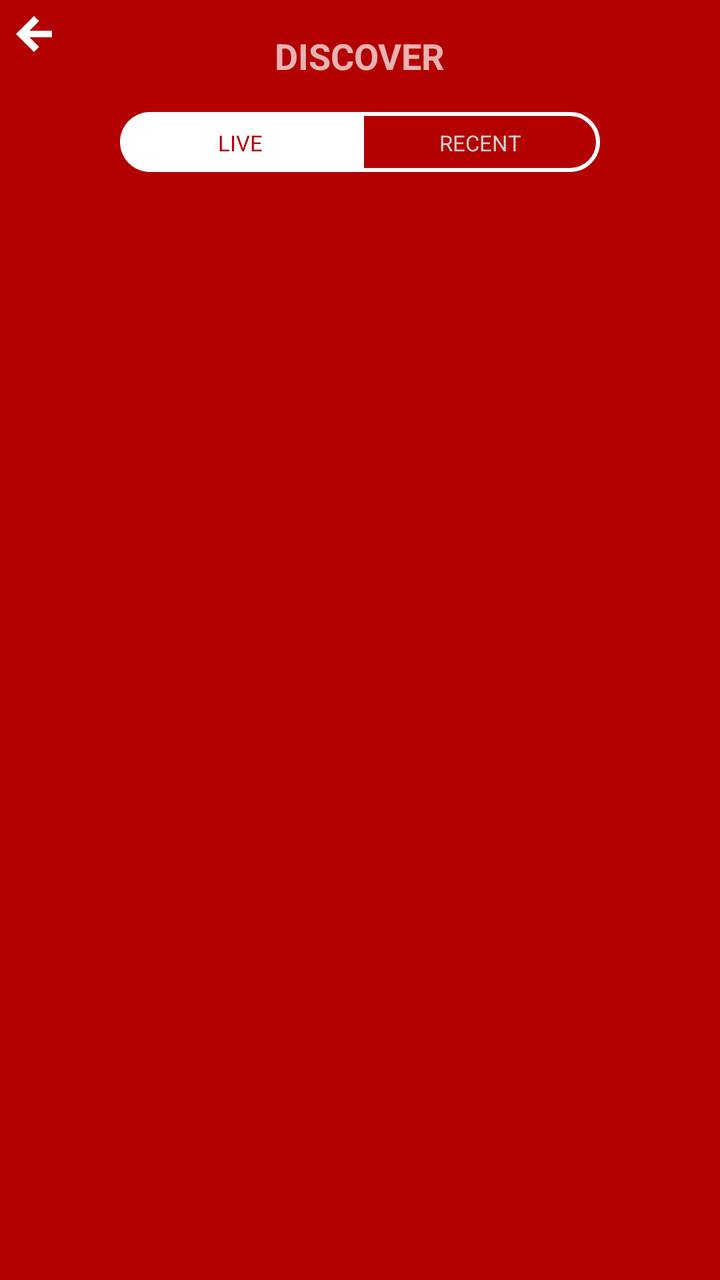
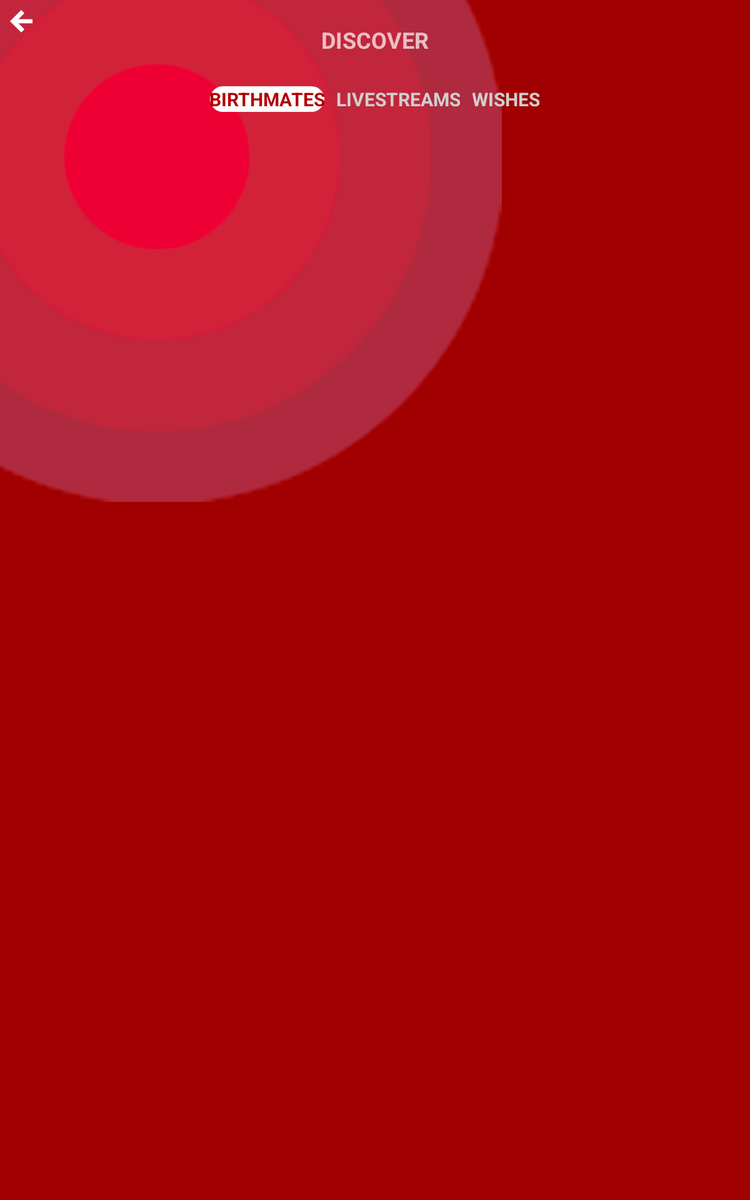

Two renders of one Android screen. The first uses the default layout on a phone; the second uses the alternative layout the repository ships for a different screen configuration, on a matching device. The two XML files are below.
<!-- AndroidManifest.xml: application theme AppTheme -->
<!-- res/layout/fragment_discover_new.xml -->
<?xml version="1.0" encoding="utf-8"?>
<RelativeLayout
    xmlns:android="http://schemas.android.com/apk/res/android"
    android:layout_width="match_parent"
    android:layout_height="match_parent"
    android:background="@color/colorPrimary"
    android:orientation="vertical">


    <RadioGroup
        android:id="@+id/rrgp"
        android:layout_width="match_parent"
        android:layout_height="wrap_content"
        android:layout_centerHorizontal="true"
        android:layout_below="@+id/toolbarHolder"
        android:gravity="center"
        android:orientation="horizontal"
        android:layout_marginRight="120dp">


        <RadioButton
            android:id="@+id/rdoLive"
            android:layout_width="0dp"
            android:layout_height="30dp"
            android:layout_weight="1"
            android:background="@drawable/left_round_drawable"
            android:textColor="@color/checked_state_text_color"
            android:padding="8dp"
            android:gravity="center"
            android:checked="true"
            android:button="@null"
            android:textSize="11dp"
            android:text="LIVE"/>

        <RadioButton
            android:id="@+id/rdoWatched"
            android:layout_width="0dp"
            android:layout_height="30dp"
            android:layout_weight="1"
            android:background="@drawable/right_round_drawable"
            android:textColor="@color/checked_state_text_color"
            android:padding="8dp"
            android:gravity="center"
            android:textSize="11dp"
            android:button="@null"
            android:text="RECENT"
            android:duplicateParentState="true" />
    </RadioGroup>

    <RelativeLayout
        android:id="@+id/toolbarHolder"
        android:layout_width="match_parent"
        android:layout_height="?android:attr/actionBarSize">

        <ImageButton
            android:id="@+id/imgToggleNavigation"
            android:layout_width="wrap_content"
            android:layout_height="wrap_content"
            android:layout_margin="@dimen/default_gap"
            android:background="@drawable/transparent"
            android:src="@drawable/ic_arrow_left" />


        <TextView
            android:layout_width="wrap_content"
            android:layout_height="wrap_content"
            android:layout_centerInParent="true"
            android:text="DISCOVER"
            android:textAppearance="?android:attr/textAppearanceMedium"
            android:textStyle="bold" />

    </RelativeLayout>



    <android.support.v7.widget.RecyclerView
        android:layout_below="@+id/rrgp"
        android:id="@+id/discoverList"
        android:layout_width="match_parent"
        android:layout_height="match_parent"
        android:layout_marginTop="20dp"
        android:layout_marginRight="@dimen/activity_horizontal_margin"
        android:layout_marginLeft="@dimen/activity_horizontal_margin"/>


</RelativeLayout>
<!-- resources referenced by this layout -->
<resources>
  <color name="colorPrimary">#b30000</color>
  <dimen name="activity_horizontal_margin">16dp</dimen>
  <!-- drawable ic_arrow_left: png bitmap (drawable-hdpi, 421 bytes) -->
  <!-- drawable left_round_drawable (drawable) -->
  <?xml version="1.0" encoding="utf-8"?>
  <selector xmlns:android="http://schemas.android.com/apk/res/android">
      <item android:state_checked="true" android:state_pressed="true">
          <shape android:shape="rectangle">
              <corners android:bottomLeftRadius="50dp" android:bottomRightRadius="0dp" android:radius="0dp" android:topLeftRadius="50dp" android:topRightRadius="0dp" />
              <solid android:color="@android:color/white" />
          </shape>
      </item>
  
  
      <item android:state_checked="true">
          <shape android:shape="rectangle">
              <corners android:bottomLeftRadius="50dp" android:bottomRightRadius="0dp" android:radius="0dp" android:topLeftRadius="50dp" android:topRightRadius="0dp" />
              <solid android:color="@android:color/white" />
          </shape>
      </item>
  
  
      <item>
          <shape android:shape="rectangle">
              <stroke android:width="2dp" android:color="@android:color/white" />
              <corners android:bottomLeftRadius="50dp" android:bottomRightRadius="0dp" android:radius="0dp" android:topLeftRadius="50dp" android:topRightRadius="0dp" />
              <solid android:color="@android:color/transparent" />
          </shape>
      </item>
  
  
  </selector>
  <!-- drawable right_round_drawable (drawable) -->
  <?xml version="1.0" encoding="utf-8"?>
  <selector xmlns:android="http://schemas.android.com/apk/res/android">
      <item android:state_checked="true" android:state_pressed="true">
          <shape android:shape="rectangle">
              <corners android:radius="0dp" android:bottomLeftRadius="0dp" android:topLeftRadius="0dp" android:bottomRightRadius="50dp" android:topRightRadius="50dp"/>
              <solid android:color="@android:color/white"/>
          </shape>
      </item>
  
  
      <item android:state_checked="true">
          <shape android:shape="rectangle">
              <corners android:radius="0dp" android:bottomLeftRadius="0dp" android:topLeftRadius="0dp" android:bottomRightRadius="50dp" android:topRightRadius="50dp"/>
              <solid android:color="@android:color/white"/>
          </shape>
      </item>
  
  
      <item>
          <shape android:shape="rectangle">
              <stroke android:color="@android:color/white" android:width="2dp"/>
              <corners android:radius="0dp" android:bottomLeftRadius="0dp" android:topLeftRadius="0dp" android:bottomRightRadius="50dp" android:topRightRadius="50dp"/>
              <solid android:color="@android:color/transparent"/>
          </shape>
      </item>
  
  
  </selector>
  <style name="AppTheme" parent="Theme.AppCompat.NoActionBar">
          <item name="colorPrimary">@color/colorPrimary</item>
          <item name="colorPrimaryDark">@color/colorPrimaryDark</item>
          <item name="colorAccent">@color/colorAccent</item>
      </style>
  <color name="colorPrimaryDark">#a10000</color>
  <color name="colorAccent">#607D8B</color>
</resources>
<!-- res/layout-sw600dp/fragment_discover_new.xml (the repository's variant of the layout above) -->
<!-- drawn on a 7-inch tablet held upright -->
<RelativeLayout xmlns:android="http://schemas.android.com/apk/res/android"
    xmlns:tools="http://schemas.android.com/tools"
    android:layout_width="match_parent"
    android:layout_height="match_parent"
    android:background="@color/colorPrimaryDark"
    tools:context="com.test.mateflick.activity.ActivityUserHome">

    <ImageView
        android:id="@+id/imgTabSelector"
        android:layout_width="match_parent"
        android:layout_height="wrap_content"
        android:layout_marginLeft="-150dp"
        android:layout_marginTop="-150dp"
        android:scaleType="fitStart"
        android:src="@drawable/testred" />

    <RelativeLayout
        android:layout_width="match_parent"
        android:layout_height="?android:attr/actionBarSize">

        <ImageButton
            android:id="@+id/imgToggleNavigation"
            android:layout_width="wrap_content"
            android:layout_height="wrap_content"
            android:layout_margin="@dimen/default_gap"
            android:background="@drawable/transparent"
            android:src="@drawable/ic_arrow_left" />


        <TextView
            android:layout_width="wrap_content"
            android:layout_height="wrap_content"
            android:layout_centerInParent="true"
            android:text="DISCOVER"
            android:textAppearance="?android:attr/textAppearanceMedium"
            android:textStyle="bold" />

    </RelativeLayout>

    

    <RadioGroup
        android:id="@+id/rdoGrpDiscover"
        android:layout_width="match_parent"
        android:layout_height="wrap_content"
        android:layout_marginTop="?android:attr/actionBarSize"
        android:gravity="center"
        android:orientation="horizontal"
        android:paddingTop="5dp">

        <RadioButton
            android:id="@+id/rdoBirthMates"
            style="@style/radio.button.style.tabs"
            android:button="@null"
            android:text="BIRTHMATES"
            android:textSize="15sp"
            tools:checked="true" />

        <RadioButton
            android:id="@+id/rdoLiveStream"
            style="@style/radio.button.style.tabs"
            android:button="@null"
            android:text="LIVESTREAMS"
            android:textSize="15sp" />

        <RadioButton
            android:id="@+id/rdoWishes"
            style="@style/radio.button.style.tabs"
            android:button="@null"
            android:text="WISHES"
            android:textSize="15sp" />
    </RadioGroup>

    <FrameLayout
        android:id="@+id/fragmentHolder"
        android:layout_width="match_parent"
        android:layout_height="match_parent"
        android:layout_below="@+id/rdoGrpDiscover" />

</RelativeLayout>
<!-- resources referenced by the variant -->
<!-- as a 7-inch tablet held upright resolves them -->
<resources>
  <color name="colorPrimaryDark">#a10000</color>
  <!-- drawable ic_arrow_left: png bitmap (drawable-hdpi, 421 bytes) -->
  <!-- drawable testred: png bitmap (drawable, 40779 bytes) -->
  <style name="radio.button.style.tabs" parent="@style/radio.button.style.navigation">
          <item name="android:background">@drawable/tabs_background_drawable</item>
          <item name="android:textAllCaps">true</item>
          <item name="android:layout_width">wrap_content</item>
          <item name="android:padding">@dimen/default_gap</item>
          <item name="android:layout_margin">5dp</item>
      </style>
  <style name="AppTheme" parent="Theme.AppCompat.NoActionBar">
          <item name="colorPrimary">@color/colorPrimary</item>
          <item name="colorPrimaryDark">@color/colorPrimaryDark</item>
          <item name="colorAccent">@color/colorAccent</item>
      </style>
  <style name="radio.button.style.navigation" parent="@android:style/Widget.CompoundButton">
          <item name="android:button">@android:color/transparent</item>
          <item name="android:background">@drawable/checked_state_drawable</item>
          <item name="android:layout_marginLeft">16dp</item>
          <item name="android:layout_marginRight">16dp</item>
          <item name="android:padding">12dp</item>
          <item name="android:layout_width">195dp</item>
          <item name="android:layout_height">wrap_content</item>
          <item name="android:layout_gravity">left</item>
          <item name="android:textColor">@color/checked_state_text_color</item>
          <item name="android:textAppearance">?android:attr/textAppearanceMedium</item>
          <item name="android:textStyle">bold</item>
      </style>
  <!-- drawable tabs_background_drawable (drawable) -->
  <?xml version="1.0" encoding="utf-8"?>
  <selector xmlns:android="http://schemas.android.com/apk/res/android">
      <item android:state_checked="true" android:state_pressed="true">
          <shape android:shape="rectangle">
              <corners android:radius="50dp"/>
              <solid android:color="@android:color/white"/>
          </shape>
      </item>
  
  
      <item android:state_checked="true">
          <shape android:shape="rectangle">
              <corners android:radius="50dp"/>
              <solid android:color="@android:color/white"/>
          </shape>
      </item>
  
  
      <item>
          <shape android:shape="rectangle">
              <corners android:radius="50dp"/>
              <solid android:color="@android:color/transparent"/>
          </shape>
      </item>
  
  
  </selector>
  <color name="colorPrimary">#b30000</color>
  <color name="colorAccent">#607D8B</color>
  <!-- drawable checked_state_drawable (drawable) -->
  <?xml version="1.0" encoding="utf-8"?>
  <selector xmlns:android="http://schemas.android.com/apk/res/android">
      <item android:state_checked="true" android:state_pressed="true">
          <shape android:shape="rectangle">
              <corners android:radius="5dp"/>
              <solid android:color="@android:color/white"/>
          </shape>
      </item>
  
  
      <item android:state_checked="true">
          <shape android:shape="rectangle">
              <corners android:radius="5dp"/>
              <solid android:color="@android:color/white"/>
          </shape>
      </item>
  
  
      <item>
          <shape android:shape="rectangle">
              <corners android:radius="5dp"/>
              <solid android:color="@android:color/transparent"/>
          </shape>
      </item>
  
  
  </selector>
</resources>
